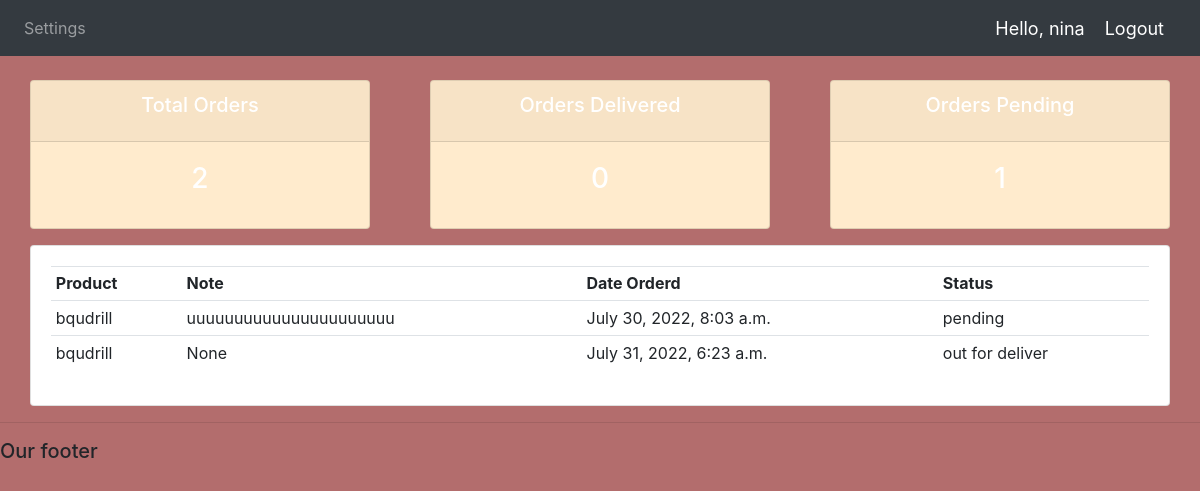
/user (signed in), run on the app's committed database.
### accounts/models.py (models this page shows)
class Order(models.Model):
    STATUS = (
        ('pending' , 'pending'),
        ('out for deliver' , 'out for deliver'),
        ('Delivered' , 'Delivered'),
    )
    customer = models.ForeignKey(Customer , null =True, on_delete = models.SET_NULL)
    product = models.ForeignKey(Product , null =True, on_delete = models.SET_NULL)
    date_created = models.DateTimeField(auto_now_add =True ,null =True)
    status = models.CharField(max_length=255,null =True ,choices = STATUS)
    note = models.CharField(max_length=255,null =True )

class Product(models.Model):
    CATEGORY = (
        ('indoor' ,'indoor'),
        ('outdoor' ,'outdoor'),
    )
    name = models.CharField(max_length=255 ,null =True)
    price =  models.FloatField(max_length=255,null =True)
    category =  models.CharField(max_length=255,null =True,choices = CATEGORY)
    description =  models.CharField(max_length=255,null =True, blank=True)
    date_created = models.DateTimeField(auto_now_add =True ,null =True)
    tags = models.ManyToManyField(Tag)
    def __str__ (self):
        return self.name

### accounts/decorators.py (the view)
        def wrapper_func(request, *args ,**kwargs):
            group = None
            if request.user.groups.exists():
                group = request.user.groups.all()[0].name
            if group in allowed_roles:
                return view_func(request, *args ,**kwargs)
            else:
                 return HttpResponse("you are not allowed")

### accounts/views.py (called while the page is built)
@login_required(login_url="login")
@allowed_users(allowed_roles=['customer'])
def UserPage(request):
        orders = request.user.customer.order_set.all()
        total_orders = orders.count()
        deliverd = orders.filter(status ="Delivered").count()
        pending = orders.filter(status = "pending").count()
        context ={'orders': orders,'total_orders':total_orders,'deliverd':deliverd,'pending':pending}
        return render(request,'user.html',context)

### templates/user.html
{%  extends 'main.html' %}
{% block content %}
{%  include 'status.html' %}
<div class="row">
	<div class="col-md">
		<div class="card card-body">
			<table class="table table-sm">
				<tr>
					<th>Product</th>
					<th>Note</th>
					<th>Date Orderd</th>
					<th>Status</th>
				</tr>
				{% for order in orders %}
				<tr>
					<td>{{order.product}}</td>
					<td>{{order.note}}</td>
					<td>{{order.date_created}}</td>
					<td>{{order.status}}</td>
				</tr>
				{% endfor %}
			</table>
		</div>
	</div>
</div>
{% endblock content %}

### templates/navbar.html (shortened to what this page needs)
{% load static %}
<nav class="navbar navbar-expand-lg navbar-dark bg-dark">
  <div class="collapse navbar-collapse" id="navbarNav">
    <ul class="navbar-nav">
      {% if request.user.is_staff %}
      <li class="nav-item active">
        <a class="nav-link" href="{% url 'home' %}">Dashboard</a>
      </li>
      <li class="nav-item">
        <a class="nav-link" href="{%url 'product' %}">Products</a>
      </li>
    </ul>
    {% else %}
      <li class="nav-item">
        <a class="nav-link" href="{% url 'account' %}">Settings</a>
      </li>
    {%endif%}
  </div>
  <span class="hello-msg">Hello, {{request.user}}</span>
  <span ><a  class="hello-msg" href="{% url 'logout' %}">Logout</a></span>
</nav>

### static/css/main.css (style rules this page uses)
body { background-color: rgb(179, 109, 109); }

### templates/navbar.html (style rules this page uses)
.hello-msg { font-size: 18px; color: #fff; margin-right: 20px; }

### data on the page
Order: product "bqudrill", note "uuuuuuuuuuuuuuuuuuuuuu", date_created "July 30, 2022, 8:03 a.m.", status "pending"
Order: product "bqudrill", note "None", date_created "July 31, 2022, 6:23 a.m.", status "out for deliver"

### other printed values
{{ request.user }} "nina"
